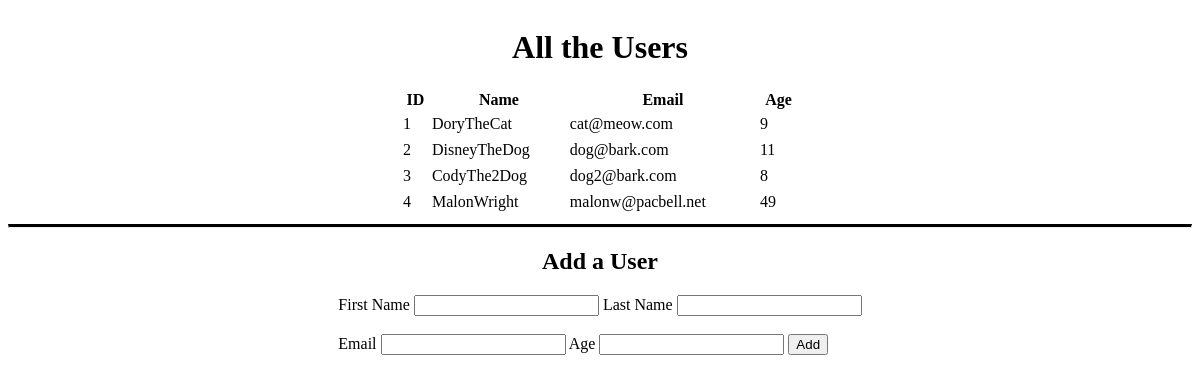
The page / on the database its author committed.
### users_app/models.py (models this page shows, shortened)
class User(models.Model):
    first_name=models.CharField(max_length=255)
    last_name=models.CharField(max_length=255)
    email_address=models.EmailField(max_length=255)
    age=models.IntegerField(default=0)
    created_at=DateTimeField(auto_now_add=(True))
    updated_at=DateTimeField(auto_now=True)

### users_app/views.py (the view)
# urls.py: path('', views.index),
def index(request):
    context = {
        "all_users": User.objects.all()
    }
    return render(request, "index.html", context)

### users_app/templates/index.html (shortened to what this page needs)
<!DOCTYPE html>
<html lang="en">
<head>
    {% load static %}
    <link rel="stylesheet" href="{% static 'css/mystyles1.css' %}">
</head>
<body>
    <header>
        <h1>All the Users</h1>
    </header>
    <div class="listing">
        <table>
            <thead>
                <tr>
                    <th>ID</th>
                    <th>Name</th>
                    <th>Email</th>
                    <th>Age</th>
                </tr>
            </thead>
            {% for user in all_users %}
            <tbody>
                <tr>
                    <td>{{user.id}}</td>
                    <td>{{user.first_name}}{{user.last_name}}</td>
                    <td>{{user.email_address}}</td>
                    <td>{{user.age}} </td>
                </tr>
                {% endfor %}
            </tbody>
        </table>
    </div>
    <hr>
    <h2>Add a User</h2>
    <div class="addauser">
        <form action="create" method="POST">
            <label for="first_name">First Name</label>
            <input type="text" id="first_name" name="first_name">
            <label for="last_name">Last Name</label>
            <input type="text" name="last_name" id="last">
            <br><br>
            <label for="email_address">Email</label>
            <input type="email" name="email_address" id="email_address">
            <label for="age">Age</label>
            <input type="number" name="age" id="age">
            <input type="submit" name="Add" value="Add">
        </form>
    </div>
</body>
</html>

### users_app/static/css/mystyles1.css (style rules this page uses)
header { display: flex; justify-content: center; }
.listing { height: 8em; display: flex; justify-content: center; }
table { width: 400px; }
hr { border-top: 3px solid black; }
.addauser { display: grid; justify-content: center; }
h2 { display: flex; justify-content: center; }

### rows shown on the page
User: id "1", first_name "Dory", last_name "TheCat", email_address "cat@meow.com", age "9"
User: id "2", first_name "Disney", last_name "TheDog", email_address "dog@bark.com", age "11"
User: id "3", first_name "Cody", last_name "The2Dog", email_address "dog2@bark.com", age "8"
User: id "4", first_name "Malon", last_name "Wright", email_address "malonw@pacbell.net", age "49"
